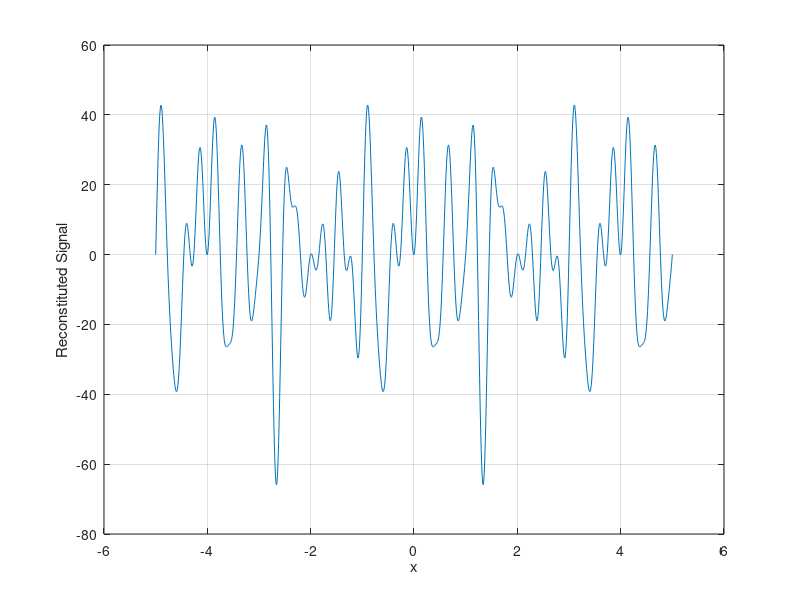

MATLAB code to generate this figure:
%Fourier
x = -5:0.01:5;
N = input('Enter n:');

A = 4;
L = 2;

fx1 = zeros(N,length(x));


for n = 1:N
    fx1(n,:) = fx1(n,:) + ((A/2).*(-4/pi*n)*(cos(3*pi*n/4) - cos(pi*n/2) - sin(pi*n*x/2)-.5*sin(pi*n*x/2))).*(sin(2*pi*n*x/L));
end
fx2 = sum(fx1,1);

plot(x, fx2)
xlabel('x')
ylabel('Reconstituted Signal')
grid on

